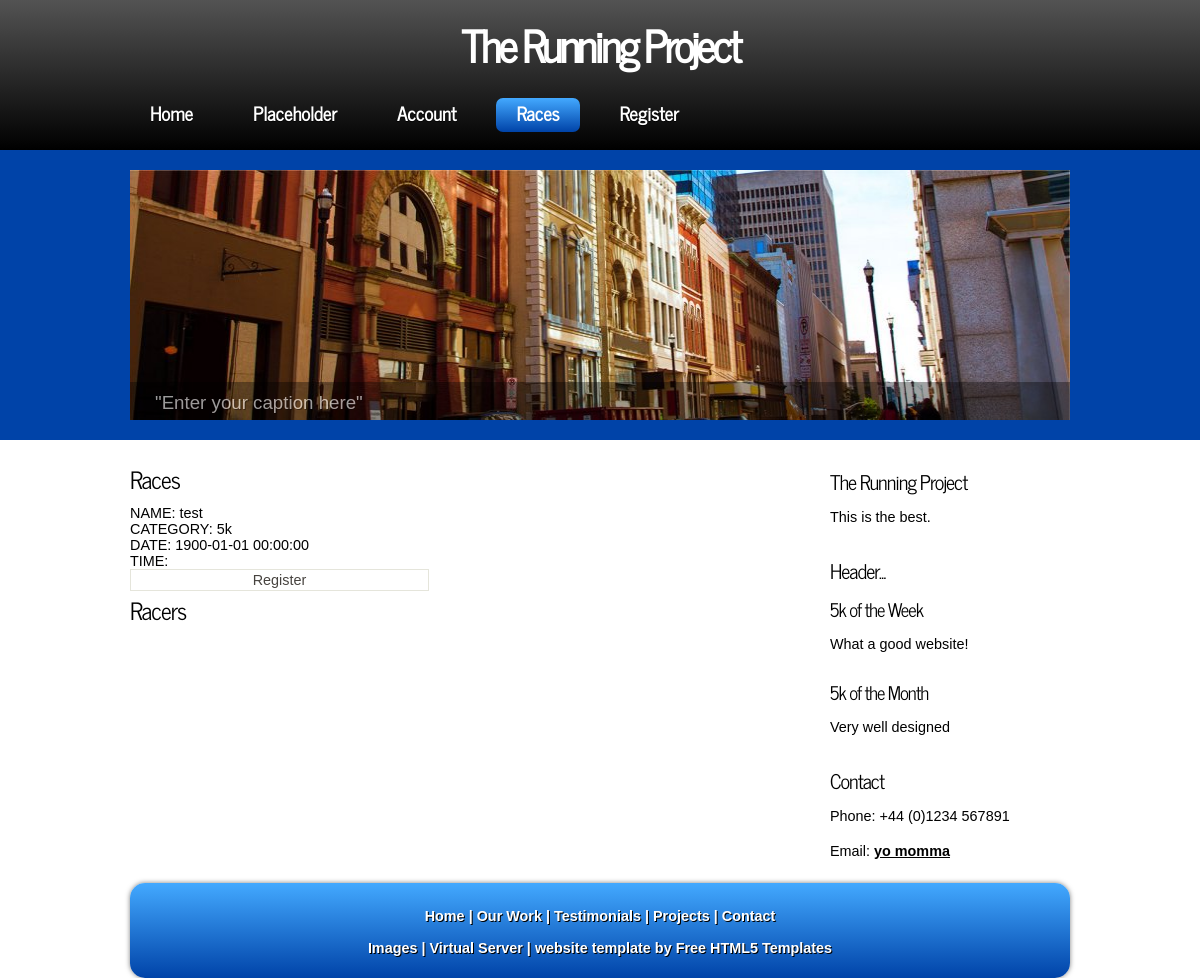
The app's page /Iteration1Final/race.php?race_id=13 with its own data.
### tables this page shows
CREATE TABLE IF NOT EXISTS `races` (
  `race_id` int(3) NOT NULL AUTO_INCREMENT,
  `category` varchar(15) DEFAULT NULL,
  `name` varchar(15) DEFAULT NULL,
  `race_date` datetime DEFAULT NULL,
  `address` varchar(32) DEFAULT NULL,
  `city` varchar(32) DEFAULT NULL,
  `state` varchar(32) DEFAULT NULL,
  PRIMARY KEY (`race_id`)
);

### Iteration1Final/race.php (the view, shortened to what this page needs)
<!DOCTYPE html>
<html>
<?php
require 'DbConnect.php';
?>
<head>
  <link rel="stylesheet" type="text/css" href="css/style.css" />
</head>
<body>
  <div id="main">
    <header>
	  <div id="strapline">
	    <div id="welcome_slogan">
	      <h3>The Running Project <span></span></h3>
	    </div>
      </div>
	  <nav>
	    <div id="menubar">
          <ul id="nav">
            <li><a href="home.php">Home</a></li>
            <li><a href="placeholder.php">Placeholder</a></li>
            <li><a href="account.php">Account</a></li>
            <li class="current"><a href="races.php">Races</a></li>
            <li><a href="register.php"><?php if(isset($_COOKIE['username'])){echo "Log Out";} else{echo "Register";}?></a></li>
          </ul>
        </div>
      </nav>
    </header>
    <div id="slideshow_container">
	  <div class="slideshow">
	    <ul class="slideshow">
          <li class="show"><img width="940" height="250" src="images/home_1.jpg" alt="&quot;Enter your caption here&quot;" /></li>
        </ul>
	  </div>
	</div>
	<div id="site_content">
	  <div class="sidebar_container">
		<div class="sidebar">
          <div class="sidebar_item">
            <h2>The Running Project</h2>
            <p>This is the best.</p>
          </div>
        </div>
		<div class="sidebar">
          <div class="sidebar_item">
            <h2>Header...</h2>
            <h3>5k of the Week</h3>
            <p>What a good website!</p>
		  </div>
        </div>
		<div class="sidebar">
          <div class="sidebar_item">
            <h3>5k of the Month</h3>
            <p>Very well designed</p>
		  </div>
        </div>
        <div class="sidebar">
          <div class="sidebar_item">
            <h2>Contact</h2>
            <p>Phone: +44 (0)1234 567891</p>
            <p>Email: <a href="mailto:info@youremail.co.uk">yo momma</a></p>
          </div>
        </div>
       </div>
	  <div id="content">
        <div class="content_item">
		  <div class="form_settings">
            <h2>Races</h2>
			<?php
			if (isset($_GET['race_id'])){
				$raceid = $_GET['race_id'];
			}
			$q = 'SELECT * FROM races WHERE race_id = ' . $raceid;
			$r = $mysqli->query ($q);
			$row = $r->fetch_object();
			echo 'NAME: ' . $row->name . '<br>';
			echo 'CATEGORY: ' . $row->category . '<br>';
			echo 'DATE: ' . $row->race_date . '<br>';
			echo 'TIME: ' . $row->race_time . '<br>';
			echo '<form action="race.php" method="post">';
			echo '<input type="submit" value="Register">';
			echo '<h2>Racers</h2>';
			?>
			</form>
			</div>
		</div>
      </div>
	</div>
    <footer>
	  <a href="index.html">Home</a> | <a href="ourwork.html">Our Work</a> | <a href="testimonials.html">Testimonials</a> | <a href="projects.html">Projects</a> | <a href="contact.html">Contact</a><br/><br/>
	  <a href="http://fotogrph.com">Images</a> |  <a href="http://www.heartinternet.co.uk/vps/">Virtual Server</a>  | website template by <a href="http://www.freehtml5templates.co.uk">Free HTML5 Templates</a>
    </footer>
  </div>
</body>
</html>

### Iteration1Final/css/style.css (style rules this page uses)
html { height: 100%; }
* { margin: 0; padding: 0; }
body { font: normal 90% Arial, Helvetica, sans-serif; color: #000; }
article, aside, figure, footer, header, hgroup, nav, section { display:block; }
p { padding: 0 0 10px 0; line-height: 1.7em; font-size: 100% }
img { border: 0; }
h1, h2, h3, h4, h5, h6 { font: normal 175% 'News Cycle', Arial, sans-serif; color: #000; letter-spacing: -1px; margin: 0 0 10px 0; }
h2 { font: normal 165% 'News Cycle', Arial, sans-serif; }
h3 { font: normal 130% 'News Cycle', Arial, sans-serif; }
a, a:hover { color: #000; background: transparent; font-weight: bold; outline: none; text-decoration: underline; }
ul { margin: 2px 0 22px 30px; line-height: 1.7em; font-style: normal; font-size: 100%; }
#main, header, #banner, #menubar, #site_content, footer, #content_grey, nav, #slideshow_container { margin-left: auto; margin-right: auto; }
header { height: 150px; background: #1D1D1D; background: -moz-linear-gradient(#535353, #000); background: -o-linear-gradient(#535353, #000); background: -webkit-linear-gradient(#535353, #000); }
nav { height: 60px; }
#strapline { width: 940px; height: 80px; text-align: center; margin: 0 auto; }
#welcome_slogan { width: 940px; float: left; height: 70px; padding-top: 10px; margin: 0 auto; }
#welcome_slogan H3 { font: bold 300% 'News Cycle', Arial, sans-serif; letter-spacing: -3px; color: #FFF; }
#menubar { width: 940px; height: 55px; padding-top: 10px; text-align: center; margin: 0 auto; }
ul#nav { margin:0; }
ul#nav li { padding: 0 0 0 0px; list-style: none; margin: 2px 0 0 0; display: inline; background: transparent; }
ul#nav li a { float: left; font: bold 130% 'News Cycle', Arial, sans-serif; height: 24px; margin: 8px 20px 0 0; text-shadow: 0px 1px 0px #000; padding: 0px 20px 10px 20px; background: transparent; border-radius: 7px 7px 7px 7px; -moz-border-radius: 7px 7px 7px 7px; -webkit-border: 7px 7px 7px 7px; text-align: center; color: #FFF; text-decoration: none; }
ul#nav li.current a, ul#nav li:hover a { color: #FFF; background: #0055D4; background: -moz-linear-gradient(#43A9FF, #0043A8); background: -o-linear-gradient(#43A9FF, #0043A8); background: -webkit-linear-gradient(#43A9FF, #0043A8); text-shadow: none; }
#slideshow_container { height: 270px; background: #0043A8; padding-top: 20px; }
.slideshow { width: 940px; height: 250px; margin: 0 auto; }
ul.slideshow { list-style: none; width: 940px; height: 250px; overflow: hidden; position: relative; }
ul.slideshow li { position: absolute; margin: 0; padding: 0; left: 0; right: 0; }
ul.slideshow li.show { z-index: 500; }
ul img { border: none; }
#site_content { width: 940px; overflow: hidden; }
.sidebar_container { float: right; margin: 20px 0 0 10px; width: 240px; }
.sidebar { float: left; width: 240px; margin-bottom: 10px; }
.sidebar_item { font: normal 100% Arial, Helvetica, sans-serif; width: 240px; }
.sidebar h2 { padding: 5px 0 0 0; font: normal 140% 'News Cycle', Arial, sans-serif; height: 30px; }
#content { width: 680px; margin: 0 0 20px 0; float: left; }
.content_item { width: 680px; margin-top: 20px; margin-bottom: 20px; }
footer { width: 940px; height: 50px; padding-top: 25px; padding-bottom: 20px; font-weight: bold; text-align: center; text-shadow: 1px 1px #000; color: #FFF; background: #0043A8; background: -moz-linear-gradient(#43A9FF, #0043A8); background: -o-linear-gradient(#43A9FF, #0043A8); background: -webkit-linear-gradient(#43A9FF, #0043A8); border-radius: 15px 15px 15px 15px; -moz-border-radius: 15px 15px 15px 15px; -webkit-border: 15px 15px 15px 15px; -webkit-box-shadow: rgba(0, 0, 0, 0.5) 0px 0px 5px; -moz-box-shadow: rgba(0, 0, 0, 0.5) 0px 0px 5px; box-shadow: rgba(0, 0, 0, 0.5) 0px 0px 5px; }
footer a, footer a:hover { text-shadow: 1px 1px #FFF; color: #1D1D1D; text-decoration: none; padding-bottom: 20px; }
footer a, footer a:hover { text-shadow: 1px 1px #000; color: #FFF; text-decoration: none; }
.form_settings { margin: 15px 0 0 0; }
.form_settings input, .form_settings textarea { padding: 2px; width: 299px; font: 100% arial; border: 1px solid #E5E5DB; background: #FFF; color: #47433F; }

### records on screen
races: name "test", category "5k", race_date "1900-01-01 00:00:00"
